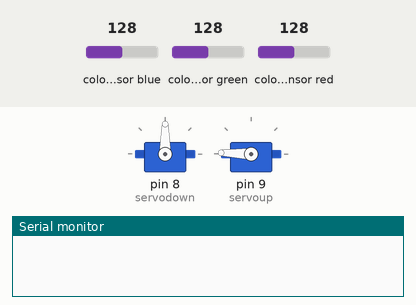
The sketch below on a simulated Arduino Uno, built with avr-gcc and run on an emulated ATmega328P. Parts: 2 × servo, the last lines printed to the serial monitor. Wiring (inferred from the names in the program): TCS3200 colour sensor: output pin 6; S2 pin 4; S3 pin 5; S0 pin 2; S1 pin 3. The inputs (shaded band) are chosen by the test bench; at power-on: colour sensor blue 128, colour sensor green 128, colour sensor red 128.

Above: at 0.05 s.
At 0.9 s:
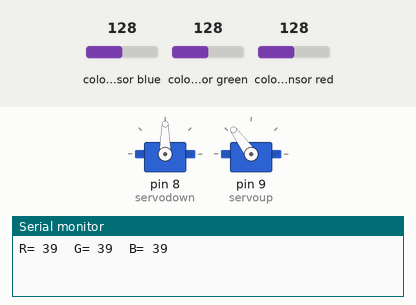
At 3.45 s:
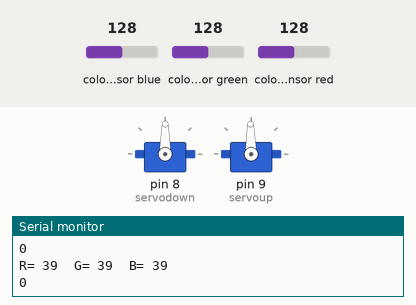
At 3.8 s:
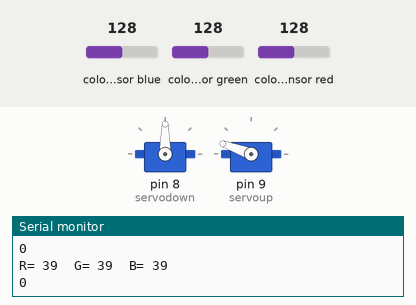
Timing chart, 0 to 8.8 s (numbered marks = the images above):
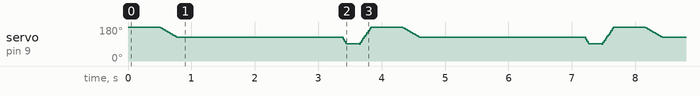

The sketch:

ColorForce.ino
```cpp
#include<Servo.h> //library for servo motor

#define S0 2
#define S1 3
#define S2 4
#define S3 5
#define sensorOut 6 //contacts to which the sensor is connected

int frequency = 0;
int color=0;

Servo servodown;//we announce a change of Servo type
Servo servoup;//we announce a change of Servo type

void setup() {
pinMode(S0, OUTPUT);
pinMode(S1, OUTPUT);
pinMode(S2, OUTPUT);
pinMode(S3, OUTPUT);
pinMode(sensorOut, INPUT);
// Setting frequency scaling to 20%
digitalWrite(S0, HIGH);
digitalWrite(S1, LOW);
servodown.attach(8);//servo motor contact
servoup.attach(9);//servo motor contact
Serial.begin(9600);
}

int readColor() {
// Installation of red photodiodes for reading
digitalWrite(S2, LOW);
digitalWrite(S3, LOW);
// Reading of the output frequency
frequency = pulseIn(sensorOut, LOW);
int R = frequency;
// Print the value on the serial monitor
Serial.print("R= ");
Serial.print(frequency);
Serial.print("  ");
delay(50);
// Installation of green photodiodes for reading
digitalWrite(S2, HIGH);
digitalWrite(S3, HIGH);
// Reading of the output frequency
frequency = pulseIn(sensorOut, LOW);
int G = frequency;
// Print the value on the serial monitor
Serial.print("G= ");
Serial.print(frequency);
Serial.print("  ");
delay(50);
// Installation of blue photodiodes for reading
digitalWrite(S2, LOW);
digitalWrite(S3, HIGH);
// Reading of the output frequency
frequency = pulseIn(sensorOut, LOW);
int B = frequency;
// printing the value on the serial monitor
Serial.print("B= ");
Serial.print(frequency);
Serial.println("  ");
delay(50);
if(R<135 & R>105 & G<215& G>180){
    color = 1; // Red
  }
  if(G<145 & G>110 & B<150&B>125){
    color = 2; // Orange
  }
  if(R<165& R>135& G<165 & G>130){
    color = 3; // Green
  }
  if(R<115 & R>80 & G<135 & G>100){
    color = 4; // Yellow
  }
  if(R<180 & R>150 & G<220 & G>185){
    color = 5; // Brown
  }
  if (G<190 & G>155 & B<115 &B>90){
    color = 6; // Blue
  }
  Serial.println(color);
  return color;
Serial.println(color);
return color;
}
void loop() {
servoup.write(178);
delay(500);
for(int i = 178; i > 125; i--) {
  servoup.write(i);
  delay(5);
}
color = readColor();
delay(2000);
color = readColor();
switch (color) {
case 1:
  servodown.write(5);
break;
case 2:
  servodown.write(24);
break;
case 3:
  servodown.write(44);
break;
case 4:
  servodown.write(63);
break;
case 5:
  servodown.write(83);
break;
case 6:
  servodown.write(103);
break;
}
delay(300);
for(int i = 125; i > 90; i--) {
    servoup.write(i);
    delay(2);
  }
  delay(200);

  for(int i = 90; i < 178; i++) {
    servoup.write(i);
    delay(2);
  }

color=0;
 }
```
